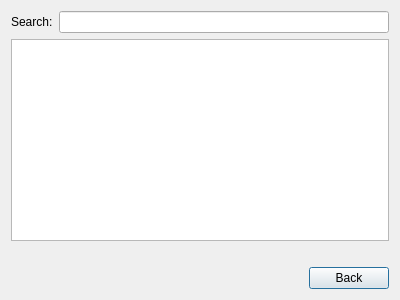
<?xml version="1.0" encoding="UTF-8"?>
<ui version="4.0">
 <class>searchWordLibDialog</class>
 <widget class="QDialog" name="searchWordLibDialog">
  <property name="geometry">
   <rect>
    <x>0</x>
    <y>0</y>
    <width>400</width>
    <height>300</height>
   </rect>
  </property>
  <property name="minimumSize">
   <size>
    <width>400</width>
    <height>300</height>
   </size>
  </property>
  <property name="windowTitle">
   <string>Dialog</string>
  </property>
  <layout class="QVBoxLayout" name="verticalLayout_2">
   <item>
    <layout class="QHBoxLayout" name="horizontalLayout_2">
     <item>
      <widget class="QLabel" name="searchHint_label">
       <property name="text">
        <string>Search:</string>
       </property>
      </widget>
     </item>
     <item>
      <widget class="QLineEdit" name="BrowseLib_lineEdit"/>
     </item>
    </layout>
   </item>
   <item>
    <widget class="QListView" name="outputBrowseResult_listView"/>
   </item>
   <item>
    <layout class="QVBoxLayout" name="verticalLayout">
     <item>
      <spacer name="verticalSpacer">
       <property name="orientation">
        <enum>Qt::Vertical</enum>
       </property>
       <property name="sizeType">
        <enum>QSizePolicy::Fixed</enum>
       </property>
       <property name="sizeHint" stdset="0">
        <size>
         <width>20</width>
         <height>20</height>
        </size>
       </property>
      </spacer>
     </item>
     <item>
      <layout class="QHBoxLayout" name="horizontalLayout">
       <item>
        <spacer name="horizontalSpacer">
         <property name="orientation">
          <enum>Qt::Horizontal</enum>
         </property>
         <property name="sizeHint" stdset="0">
          <size>
           <width>40</width>
           <height>20</height>
          </size>
         </property>
        </spacer>
       </item>
       <item>
        <spacer name="horizontalSpacer_2">
         <property name="orientation">
          <enum>Qt::Horizontal</enum>
         </property>
         <property name="sizeHint" stdset="0">
          <size>
           <width>40</width>
           <height>20</height>
          </size>
         </property>
        </spacer>
       </item>
       <item>
        <widget class="QPushButton" name="quit_Btn">
         <property name="text">
          <string>Back</string>
         </property>
        </widget>
       </item>
      </layout>
     </item>
    </layout>
   </item>
  </layout>
 </widget>
 <resources/>
 <connections/>
</ui>
